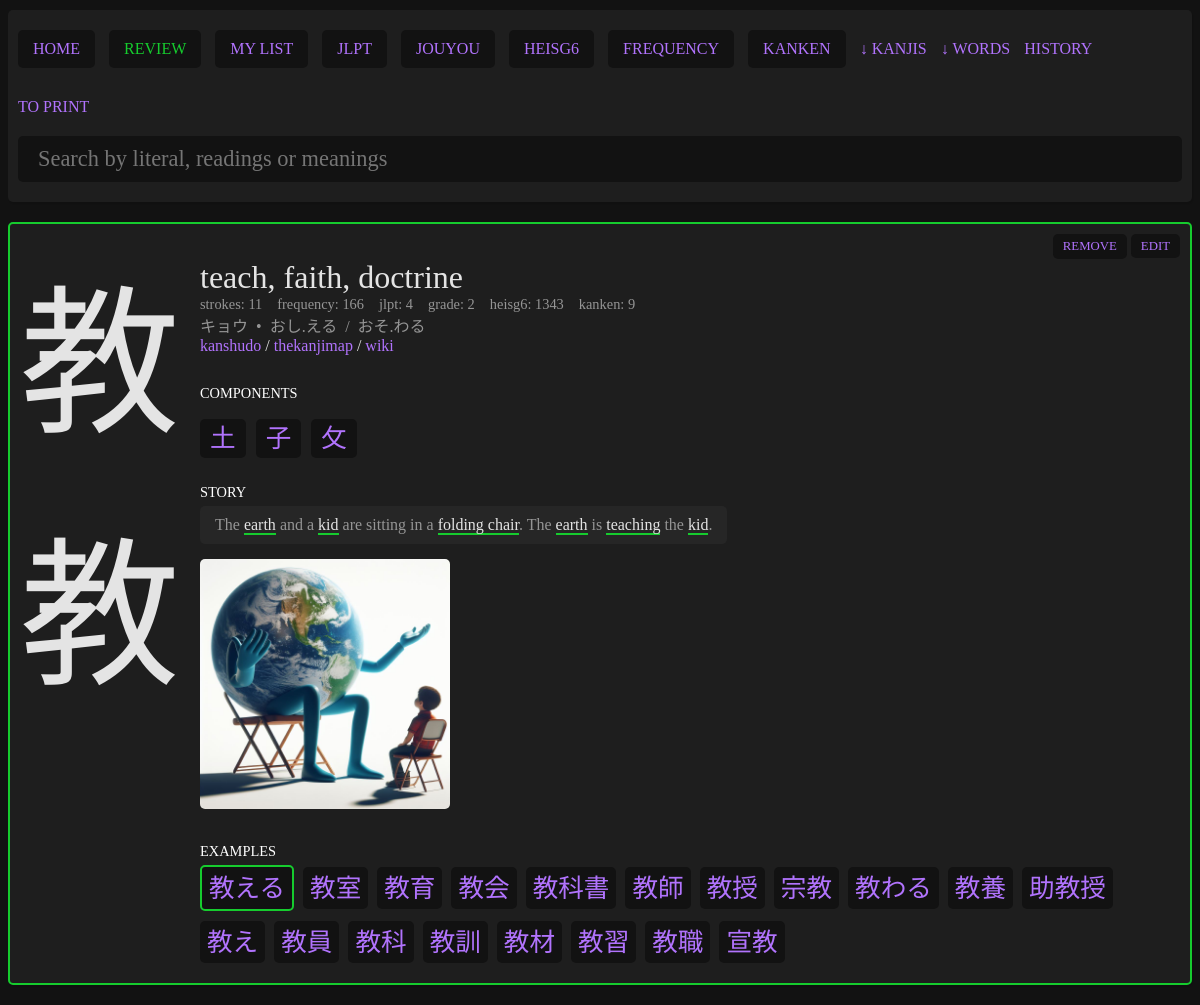
/pages/kanji.php?literal=教, run on an earlier commit of the app's database.
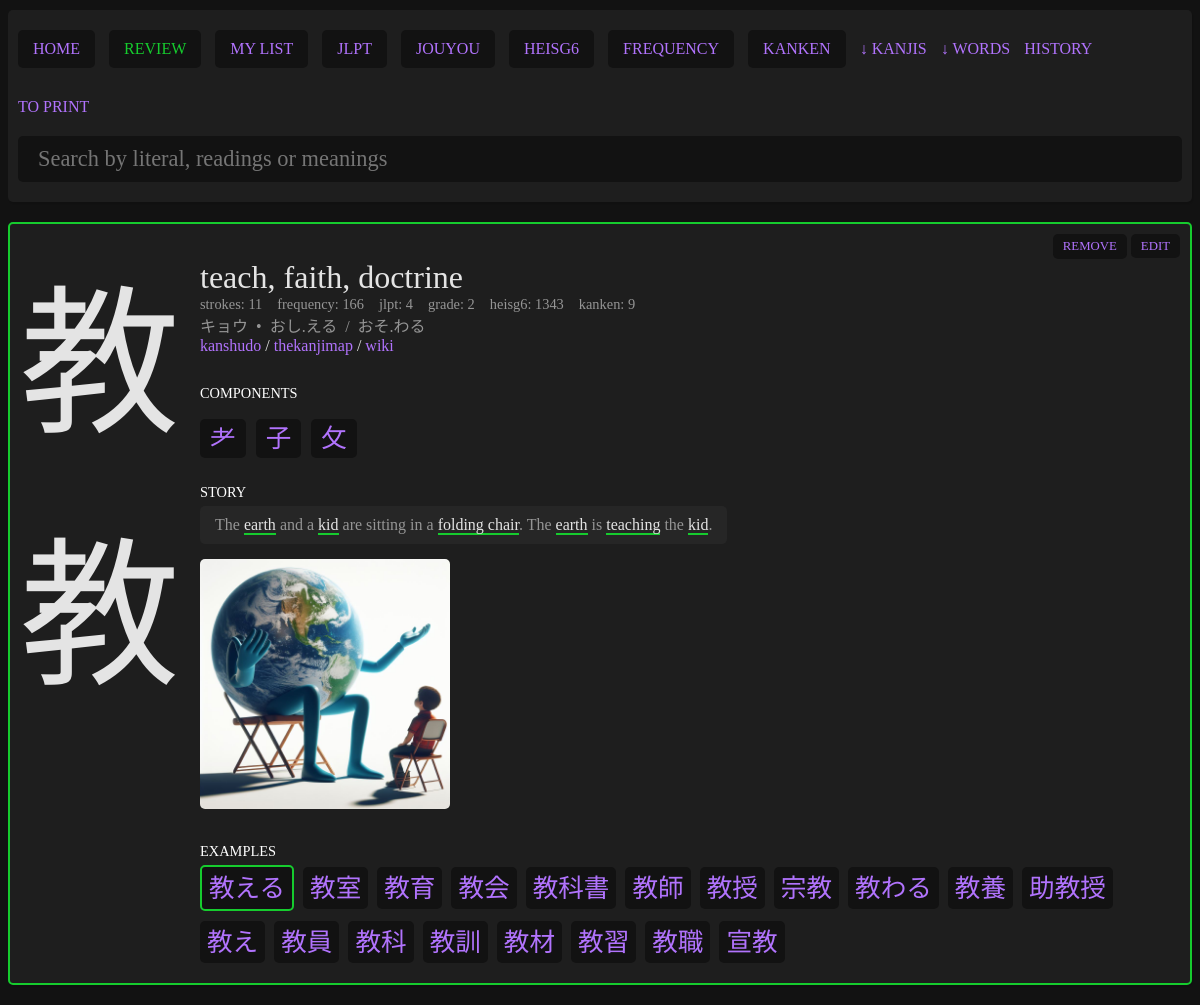
And on a later commit of the database.
### tables this page shows
CREATE TABLE "kanjis" (
	"literal"	TEXT NOT NULL UNIQUE,
	"meanings"	TEXT NOT NULL,
	"onReadings"	TEXT,
	"kunReadings"	TEXT,
	"strokes"	INTEGER,
	"jlpt"	INTEGER,
	"frequency"	INTEGER,
	"grade"	INTEGER,
	"heisg6"	INTEGER,
	"components"	TEXT,
	"other_forms"	TEXT, "kanken" INTEGER NULL, "story" TEXT NULL, "added" INTEGER NULL, "score" INTEGER NULL, "added_at" datetime, "unfinished" integer,
	PRIMARY KEY("literal")
);

### pages/kanji.php (the view, shortened to what this page needs)
<?php
$myPDO = new PDO('sqlite:../data/kanjis.db');
if (isset($_GET['literal'])) {
    if (empty($_GET['literal'])) {
        $error = "No selected kanji.";
    } else {
        $sql = "SELECT * FROM kanjis WHERE literal = ?";
        $stmt = $myPDO->prepare($sql);
        $results = $stmt->execute([$_GET['literal']]);
        $entry = $stmt->fetch();
    }
}
?>
<?php require '../parts/header.php'; ?>
<?php if (!empty($error)) : ?>
    <div class="error">
        <?php echo $error; ?>
    </div>
<?php elseif (isset($_GET['literal'])) : ?>
    <?php if (!$entry) : ?>
        <div class="card empty">
            No results.
        </div>
    <?php else : ?>
        <div class="card <?php if ($entry['added'] == 1) echo ' added'; ?><?php if ($entry['unfinished'] == 1) echo ' unfinished'; ?>">
            <div class="left">
                <div class="kanji"><?php echo $entry['literal']; ?></div>
                <div class="big-kanji"><?php echo $entry['literal']; ?></div>
            </div>
            <div class="right">
                <div class="meanings">
                    <?php echo str_replace(";", ", ", $entry['meanings']); ?>
                </div>
                <div class="meta">
                    <div class="item">
                        <span class="ref">strokes</span>
                        <span class="number"><?php echo $entry['strokes']; ?></span>
                    </div>
                    <?php if (!empty($entry['frequency'])) : ?>
                        <div class="item">
                            <span class="ref">frequency</span>
                            <span class="number"><?php echo $entry['frequency']; ?></span>
                        </div>
                    <?php endif; ?>
                    <?php if (!empty($entry['jlpt'])) : ?>
                        <div class="item">
                            <span class="ref">jlpt</span>
                            <span class="number"><?php echo $entry['jlpt']; ?></span>
                        </div>
                    <?php endif; ?>
                    <?php if (!empty($entry['grade'])) : ?>
                        <div class="item">
                            <span class="ref">grade</span>
                            <span class="number">
                                <?php
                                if ($entry['grade'] <= 6) {
                                    echo $entry['grade'];
                                } elseif ($entry['grade'] == 8) {
                                    echo "HighSchool(Jouyou)";
                                } elseif ($entry['grade'] == 9) {
                                    echo "Jinmeiyou(Names)";
                                } else {
                                    echo "Jinmeiyou(Names extra)";
                                }
                                ?>
                            </span>
                        </div>
                    <?php endif; ?>
                    <?php if (!empty($entry['heisg6'])) : ?>
                        <div class="item">
                            <span class="ref">heisg6</span>
                            <span class="number"><?php echo $entry['heisg6']; ?></span>
                        </div>
                        <?php if (!empty($entry['kanken'])) : ?>
                            <div class="item">
                                <span class="ref">kanken</span>
                                <span class="number">
                                    <?php
                                    if ($entry['kanken'] == 1.5) {
                                        echo "pre 1";
                                    } elseif ($entry['kanken'] == 2.5) {
                                        echo "pre 2";
                                    } else {
                                        echo $entry['kanken'];
                                    }
                                    ?>
                                </span>
                            </div>
                        <?php endif; ?>
                    <?php endif; ?>
                </div>
                <?php
                if (!empty($entry['onReadings']) or !empty($entry['kunReadings'])) {
                    echo '<div class="readings">';
                    echo str_replace(";", "&nbsp;&nbsp;/&nbsp;&nbsp;", $entry['onReadings']);
                    if (!empty($entry['kunReadings'])) {
                        echo '&nbsp;&nbsp;•&nbsp;&nbsp;';
                        echo str_replace(";", "&nbsp;&nbsp;/&nbsp;&nbsp;", $entry['kunReadings']);
                    }
                    echo '</div>';
                }
                ?>
                <div class="links">
                    <a href="https://www.kanshudo.com/kanji/<?php echo $entry['literal']; ?>" target="_blank">kanshudo</a> /
                    <a href="https://thekanjimap.com/<?php echo $entry['literal']; ?>" target="_blank">thekanjimap</a> /
                    <a href="https://en.wiktionary.org/wiki/<?php echo $entry['literal']; ?>" target="_blank">wiki</a>
                </div>
                <?php
                if (!empty($entry['components'])) {
                    echo '<div class="title briem-hand-normal">Components</div>';
                    echo '<div class="components">';
                    $componentsArray = explode(";", $entry['components']);
                    foreach ($componentsArray as $component) {
                        echo '<div class="component"><a href="kanji.php?literal=' . $component . '">' . $component . '</a></div>';
                    }
                    echo '</div>';
                }
                ?>
                <?php if (!empty($entry['story'])) : ?>
                    <div class="title">Story</div>
                    <div class="story">
                        <?php
                        $pattern = '/#(.+?)#/';
                        $story = preg_replace($pattern, '<a href="kanji.php?literal=$1">$1</a>', $entry['story']);
                        $pattern = '/\_(.+?)\_/';
                        echo preg_replace($pattern, '<span>$1</span>', $story);
                        ?>
                    </div>
                <?php endif; ?>
                <?php
                $img = "../data/images/" . $entry['literal'] . ".jpg";
                if (file_exists($img)) {
                    echo "<a href='" . $img . "' target='_blank'><img src='" . $img . "'></a>";
                }
                ?>
                <?php
                $sql = "SELECT * FROM examples WHERE kanji != '' AND kanji LIKE ? ORDER BY jlpt DESC";
                $stmt = $myPDO->prepare($sql);
                $stmt->execute(['%' . $entry['literal'] . '%']);
                $examples = $stmt->fetchAll();
                ?>
                <?php if (!empty($examples)) : ?>
                    <div class="words">
                        <div class="title">Examples</div>
                        <?php foreach ($examples as $example) : ?>
                            <?php if ($example['added'] == 1) : ?>
                                <div class="word added">
                                <?php else : ?>
                                    <div class="word">
                                    <?php endif; ?>
                                    <a href="search.php?query=<?php echo $example['kanji']; ?>" class="example-kanji"><?php echo $example['kanji']; ?></a>
                                    </div>
                                <?php endforeach; ?>
                                </div>
                            <?php endif; ?>
                                </div>
                                <div class="action">
                                    <?php if ($entry['added'] == '' || $entry['added'] == 0) : ?>
                                        <form action="../actions/toggle_kanji_study.php" method="POST">
                                            <input type="hidden" name="literal" value="<?php echo $entry['literal']; ?>">
                                            <button type="submit">add</button>
                                        </form>
                                    <?php else : ?>
                                        <form action="../actions/toggle_kanji_study.php" method="POST">
                                            <button type="submit">remove</button>
                                        </form>
                                    <?php endif; ?>
                                    <a id="edit-toggle" href="#edit-area">edit</a>
                                </div>
                    </div>
                <?php endif; ?>
            <?php else : ?>
                <div class="card empty">
                    No kanji selected.
                </div>
            <?php endif; ?>
            <?php require '../parts/footer.php'; ?>

### parts/header.php (shortened to what this page needs)
<!DOCTYPE html>
<html lang="en">
<head>
    <link rel="stylesheet" href="../data/style.css">
</head>
<body>
    <div class="content">
        <div class="header">
            <div class="header-actions">
                <a href="index.php">HOME</a>
                <form action="../actions/review.php" method="POST">
                    <button type="submit" class="review">REVIEW</button>
                </form>
                <a href="list.php?list=my_list" <?php if (isset($_GET['list']) && $_GET['list'] == 'my_list') echo ' class="selected"'; ?>>MY LIST</a>
                <a href="list.php?list=jlpt" <?php if (isset($_GET['list']) && $_GET['list'] == 'jlpt') echo ' class="selected"'; ?>>JLPT</a>
                <a href="list.php?list=jouyou" <?php if (isset($_GET['list']) && $_GET['list'] == 'jouyou') echo ' class="selected"'; ?>>JOUYOU</a>
                <a href="list.php?list=heisg6" <?php if (isset($_GET['list']) && $_GET['list'] == 'heisg6') echo ' class="selected"'; ?>>HEISG6</a>
                <a href="list.php?list=frequency" <?php if (isset($_GET['list']) && $_GET['list'] == 'frequency') echo ' class="selected"'; ?>>FREQUENCY</a>
                <a href="list.php?list=kanken" <?php if (isset($_GET['list']) && $_GET['list'] == 'kanken') echo ' class="selected"'; ?>>KANKEN</a>
                <a href="../actions/export_kanji.php" class="export">&#8595; KANJIS</a>
                <a href="../actions/export_words.php" class="export">&#8595; WORDS</a>
                <a href="../pages/history.php" class="export">HISTORY</a>
                <a href="../pages/print.php" target="_blank" class="export">TO PRINT</a>
            </div>
            <div class="header-form">
                <form action="search.php" method="GET">
                    <input type="search" placeholder="Search by literal, readings or meanings" name="query" value="<?php if (isset($_GET['query'])) echo $_GET['query']; ?>">
                </form>
            </div>
        </div>

### parts/footer.php (shortened to what this page needs)
</div>
</body>
</html>

### data/style.css (style rules this page uses)
body { background:#121212; color:#e4e4e4; font-family: "NotoSansJP"; }
* { box-sizing: border-box; }
.content { max-width: 1200px; margin: 10px auto; }
.card, .header, .list { position:relative; background:#1e1e1e; display:flex; border-radius: 5px; box-shadow: 1px 2px 1px rgba(0, 0, 0, 0.1); margin-bottom:20px; }
.word.added, .card.added { border:2px solid #16cc2e; }
.header { padding:10px; }
.card .right { display: flex; flex-direction: column; flex-grow: 2; align-items: flex-start; padding:10px; }
.card .right img { max-width: 100%; max-height: 250px; margin-top:15px; border-radius: 5px; }
.card .left .kanji { font-family:"NotoSansJP", "BabelStoneHan"; font-size:120pt; padding:10px; }
.card .left .big-kanji { font-family:"KanjiStrokeOrders", "BabelStoneHan"; font-size:120pt; padding:10px; }
.card .right .meta, .card .right .components { display:flex; flex-wrap: wrap; flex-direction: row; justify-items: center; margin-top:10px; }
.card .right .meta { margin:0; }
.card .right .readings { color:#959595; font-family: "NotoSansJP"; }
.card .right .story { padding: 5px 0; color: #959595; background: #262626; padding: 10px 15px; border-radius: 5px; }
.card .right .meta .item { margin:0 15px 0 0px; color:#959595; font-size: 0.9em; }
.card .right .meta .item .ref::after { content:': '; }
.card .right .meanings { font-size: 2em; margin:25px 0 0 0 ; }
.card .right .component a { background-color:#121212; margin:0 10px 5px 0; padding:5px 10px; border-radius: 5px; font-family: "NotoSansJP"; }
.card .right .component { font-size: 1.6em; }
.card .action { position: absolute; top:10px; right:10px; }
.card .action form { display:inline-block; }
button, #edit-toggle { cursor:pointer; background-color:#121212; padding:5px 10px; border-radius: 5px; font-family: "NotoSansJP"; text-transform: uppercase; font-size: 0.8em; border:none; }
.header input { background-color:#121212; padding:10px 20px; border-radius: 5px; font-family: "NotoSansJP","BabelStoneHan"; color:#e4e4e4; border:none; width:100%; font-size: 1.4em; margin-bottom:10px; }
.header form { width:100%; }
a, button { text-decoration: none; color:#b173fd; }
.header { display: flex; flex-direction: column; }
.header .header-actions a, .header button { background:#121212; padding:10px 15px; margin:10px 10px 10px 0; display:inline-block; border-radius: 5px; font-size:1em; }
.header .header-actions .export { background:none; padding:10px 0; }
.header form { display:inline; }
.review { color:#16cc2e; }
.words .word { border-radius: 5px; background:#121212; margin-bottom:10px; display: inline-block; position:relative; cursor:default; margin-right:5px; }
.title { text-transform: uppercase; color:#FFF; font-size:0.9em; padding:5px 0; margin-top:25px; }
.card .right .components .component a { font-family:"NotoSansJP", "BabelStoneHan"; }
.story span { color:#e4e4e4; border-bottom: 2px solid #16cc2e; }
.word { overflow: visible; }
.word a { display: inline-block; font-size: 1.6em; padding:0px 7px 5px 7px; }

What changed in the data, as far as the page shows it:
changed kanjis "teach, faith, doctrine": components "土;子;攵" → "耂;子;攵" (drawn)
Also different on the page:
new list line: "耂"
list line gone: "土"
